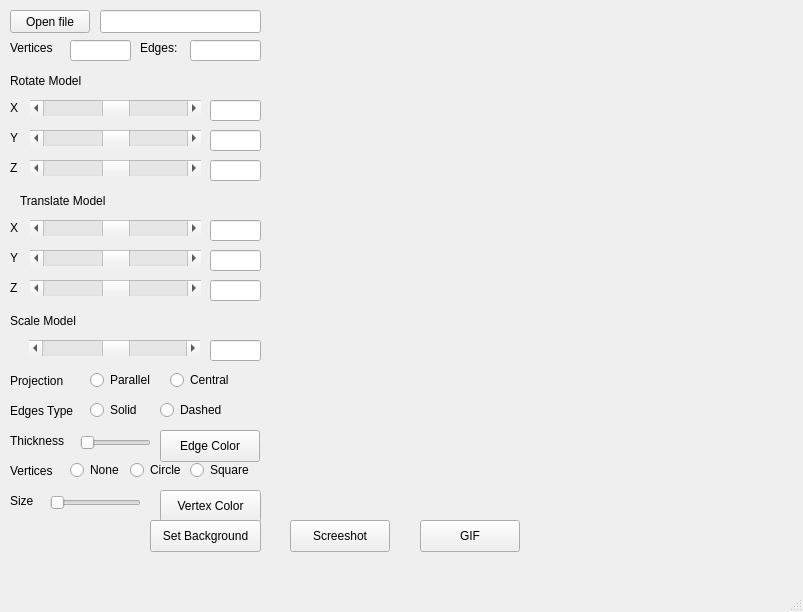
<?xml version="1.0" encoding="UTF-8"?>
<ui version="4.0">
 <class>MainWindow</class>
 <widget class="QMainWindow" name="MainWindow">
  <property name="geometry">
   <rect>
    <x>0</x>
    <y>0</y>
    <width>803</width>
    <height>612</height>
   </rect>
  </property>
  <property name="windowTitle">
   <string>3D Viewer</string>
  </property>
  <widget class="QWidget" name="centralwidget">
   <widget class="GLWidget" name="glwidget" native="true">
    <property name="geometry">
     <rect>
      <x>270</x>
      <y>10</y>
      <width>520</width>
      <height>480</height>
     </rect>
    </property>
   </widget>
   <widget class="QPushButton" name="openFileButton">
    <property name="geometry">
     <rect>
      <x>10</x>
      <y>10</y>
      <width>80</width>
      <height>23</height>
     </rect>
    </property>
    <property name="text">
     <string>Open file</string>
    </property>
   </widget>
   <widget class="QLineEdit" name="fileNameLineEdit">
    <property name="geometry">
     <rect>
      <x>100</x>
      <y>10</y>
      <width>161</width>
      <height>23</height>
     </rect>
    </property>
   </widget>
   <widget class="QLabel" name="rotateLabel">
    <property name="geometry">
     <rect>
      <x>10</x>
      <y>70</y>
      <width>241</width>
      <height>21</height>
     </rect>
    </property>
    <property name="text">
     <string>Rotate Model</string>
    </property>
   </widget>
   <widget class="QLabel" name="rotateXLabel">
    <property name="geometry">
     <rect>
      <x>10</x>
      <y>100</y>
      <width>21</width>
      <height>16</height>
     </rect>
    </property>
    <property name="text">
     <string>X</string>
    </property>
   </widget>
   <widget class="QLabel" name="rotateYLabel">
    <property name="geometry">
     <rect>
      <x>10</x>
      <y>130</y>
      <width>21</width>
      <height>16</height>
     </rect>
    </property>
    <property name="text">
     <string>Y</string>
    </property>
   </widget>
   <widget class="QLabel" name="rotateZLabel">
    <property name="geometry">
     <rect>
      <x>10</x>
      <y>160</y>
      <width>21</width>
      <height>16</height>
     </rect>
    </property>
    <property name="text">
     <string>Z</string>
    </property>
   </widget>
   <widget class="QScrollBar" name="rotateXScrollBar">
    <property name="geometry">
     <rect>
      <x>30</x>
      <y>100</y>
      <width>171</width>
      <height>16</height>
     </rect>
    </property>
    <property name="minimumSize">
     <size>
      <width>171</width>
      <height>0</height>
     </size>
    </property>
    <property name="minimum">
     <number>-360</number>
    </property>
    <property name="maximum">
     <number>360</number>
    </property>
    <property name="orientation">
     <enum>Qt::Horizontal</enum>
    </property>
   </widget>
   <widget class="QScrollBar" name="rotateYScrollBar">
    <property name="geometry">
     <rect>
      <x>30</x>
      <y>130</y>
      <width>171</width>
      <height>16</height>
     </rect>
    </property>
    <property name="minimum">
     <number>-360</number>
    </property>
    <property name="maximum">
     <number>360</number>
    </property>
    <property name="orientation">
     <enum>Qt::Horizontal</enum>
    </property>
   </widget>
   <widget class="QScrollBar" name="rotateZScrollBar">
    <property name="geometry">
     <rect>
      <x>30</x>
      <y>160</y>
      <width>171</width>
      <height>16</height>
     </rect>
    </property>
    <property name="minimum">
     <number>-360</number>
    </property>
    <property name="maximum">
     <number>360</number>
    </property>
    <property name="orientation">
     <enum>Qt::Horizontal</enum>
    </property>
   </widget>
   <widget class="QLineEdit" name="rotateXLineEdit">
    <property name="geometry">
     <rect>
      <x>210</x>
      <y>100</y>
      <width>51</width>
      <height>21</height>
     </rect>
    </property>
   </widget>
   <widget class="QLineEdit" name="rotateZLineEdit">
    <property name="geometry">
     <rect>
      <x>210</x>
      <y>160</y>
      <width>51</width>
      <height>21</height>
     </rect>
    </property>
   </widget>
   <widget class="QLineEdit" name="rotateYLineEdit">
    <property name="geometry">
     <rect>
      <x>210</x>
      <y>130</y>
      <width>51</width>
      <height>21</height>
     </rect>
    </property>
   </widget>
   <widget class="QLabel" name="translateLabel">
    <property name="geometry">
     <rect>
      <x>20</x>
      <y>190</y>
      <width>241</width>
      <height>21</height>
     </rect>
    </property>
    <property name="text">
     <string>Translate Model</string>
    </property>
   </widget>
   <widget class="QLabel" name="translateXLabel">
    <property name="geometry">
     <rect>
      <x>10</x>
      <y>220</y>
      <width>21</width>
      <height>16</height>
     </rect>
    </property>
    <property name="text">
     <string>X</string>
    </property>
   </widget>
   <widget class="QLabel" name="translateYLabel">
    <property name="geometry">
     <rect>
      <x>10</x>
      <y>250</y>
      <width>21</width>
      <height>16</height>
     </rect>
    </property>
    <property name="text">
     <string>Y</string>
    </property>
   </widget>
   <widget class="QLabel" name="translateZLabel">
    <property name="geometry">
     <rect>
      <x>10</x>
      <y>280</y>
      <width>21</width>
      <height>16</height>
     </rect>
    </property>
    <property name="text">
     <string>Z</string>
    </property>
   </widget>
   <widget class="QScrollBar" name="translateXScrollBar">
    <property name="geometry">
     <rect>
      <x>30</x>
      <y>220</y>
      <width>171</width>
      <height>16</height>
     </rect>
    </property>
    <property name="minimumSize">
     <size>
      <width>171</width>
      <height>0</height>
     </size>
    </property>
    <property name="minimum">
     <number>-100</number>
    </property>
    <property name="maximum">
     <number>100</number>
    </property>
    <property name="orientation">
     <enum>Qt::Horizontal</enum>
    </property>
   </widget>
   <widget class="QScrollBar" name="translateYScrollBar">
    <property name="geometry">
     <rect>
      <x>30</x>
      <y>250</y>
      <width>171</width>
      <height>16</height>
     </rect>
    </property>
    <property name="minimum">
     <number>-100</number>
    </property>
    <property name="maximum">
     <number>100</number>
    </property>
    <property name="orientation">
     <enum>Qt::Horizontal</enum>
    </property>
   </widget>
   <widget class="QScrollBar" name="translateZScrollBar">
    <property name="geometry">
     <rect>
      <x>30</x>
      <y>280</y>
      <width>171</width>
      <height>16</height>
     </rect>
    </property>
    <property name="minimum">
     <number>-100</number>
    </property>
    <property name="maximum">
     <number>100</number>
    </property>
    <property name="orientation">
     <enum>Qt::Horizontal</enum>
    </property>
   </widget>
   <widget class="QLineEdit" name="translateXLineEdit">
    <property name="geometry">
     <rect>
      <x>210</x>
      <y>220</y>
      <width>51</width>
      <height>21</height>
     </rect>
    </property>
   </widget>
   <widget class="QLineEdit" name="translateYLineEdit">
    <property name="geometry">
     <rect>
      <x>210</x>
      <y>250</y>
      <width>51</width>
      <height>21</height>
     </rect>
    </property>
   </widget>
   <widget class="QLineEdit" name="translateZLineEdit">
    <property name="geometry">
     <rect>
      <x>210</x>
      <y>280</y>
      <width>51</width>
      <height>21</height>
     </rect>
    </property>
   </widget>
   <widget class="QLabel" name="scaleLabel">
    <property name="geometry">
     <rect>
      <x>10</x>
      <y>310</y>
      <width>241</width>
      <height>21</height>
     </rect>
    </property>
    <property name="text">
     <string>Scale Model</string>
    </property>
   </widget>
   <widget class="QScrollBar" name="scaleScrollBar">
    <property name="geometry">
     <rect>
      <x>29</x>
      <y>340</y>
      <width>171</width>
      <height>16</height>
     </rect>
    </property>
    <property name="minimum">
     <number>-50</number>
    </property>
    <property name="maximum">
     <number>50</number>
    </property>
    <property name="singleStep">
     <number>1</number>
    </property>
    <property name="value">
     <number>1</number>
    </property>
    <property name="sliderPosition">
     <number>1</number>
    </property>
    <property name="orientation">
     <enum>Qt::Horizontal</enum>
    </property>
   </widget>
   <widget class="QLineEdit" name="scaleLineEdit">
    <property name="geometry">
     <rect>
      <x>210</x>
      <y>340</y>
      <width>51</width>
      <height>21</height>
     </rect>
    </property>
   </widget>
   <widget class="QLabel" name="verticesLabel">
    <property name="geometry">
     <rect>
      <x>10</x>
      <y>40</y>
      <width>57</width>
      <height>15</height>
     </rect>
    </property>
    <property name="text">
     <string>Vertices</string>
    </property>
   </widget>
   <widget class="QLabel" name="edgesLabel">
    <property name="geometry">
     <rect>
      <x>140</x>
      <y>40</y>
      <width>57</width>
      <height>15</height>
     </rect>
    </property>
    <property name="text">
     <string>Edges:</string>
    </property>
   </widget>
   <widget class="QLineEdit" name="verticesLineEdit">
    <property name="geometry">
     <rect>
      <x>70</x>
      <y>40</y>
      <width>61</width>
      <height>21</height>
     </rect>
    </property>
   </widget>
   <widget class="QLineEdit" name="edgesLineEdit">
    <property name="geometry">
     <rect>
      <x>190</x>
      <y>40</y>
      <width>71</width>
      <height>21</height>
     </rect>
    </property>
   </widget>
   <widget class="QLabel" name="projectionLabel">
    <property name="geometry">
     <rect>
      <x>10</x>
      <y>370</y>
      <width>71</width>
      <height>21</height>
     </rect>
    </property>
    <property name="text">
     <string>Projection</string>
    </property>
   </widget>
   <widget class="QRadioButton" name="parallelRadioButton">
    <property name="geometry">
     <rect>
      <x>90</x>
      <y>370</y>
      <width>81</width>
      <height>20</height>
     </rect>
    </property>
    <property name="text">
     <string>Parallel</string>
    </property>
    <attribute name="buttonGroup">
     <string notr="true">buttonGroup</string>
    </attribute>
   </widget>
   <widget class="QRadioButton" name="centralRadioButton">
    <property name="geometry">
     <rect>
      <x>170</x>
      <y>370</y>
      <width>99</width>
      <height>20</height>
     </rect>
    </property>
    <property name="text">
     <string>Central</string>
    </property>
    <attribute name="buttonGroup">
     <string notr="true">buttonGroup</string>
    </attribute>
   </widget>
   <widget class="QLabel" name="edgeTypeLabel">
    <property name="geometry">
     <rect>
      <x>10</x>
      <y>400</y>
      <width>71</width>
      <height>21</height>
     </rect>
    </property>
    <property name="text">
     <string>Edges Type</string>
    </property>
   </widget>
   <widget class="QRadioButton" name="solidRadioButton">
    <property name="geometry">
     <rect>
      <x>90</x>
      <y>400</y>
      <width>71</width>
      <height>20</height>
     </rect>
    </property>
    <property name="text">
     <string>Solid</string>
    </property>
    <attribute name="buttonGroup">
     <string notr="true">buttonGroup_2</string>
    </attribute>
   </widget>
   <widget class="QRadioButton" name="dashedRadioButton">
    <property name="geometry">
     <rect>
      <x>160</x>
      <y>400</y>
      <width>99</width>
      <height>20</height>
     </rect>
    </property>
    <property name="text">
     <string>Dashed</string>
    </property>
    <attribute name="buttonGroup">
     <string notr="true">buttonGroup_2</string>
    </attribute>
   </widget>
   <widget class="QLabel" name="thicknessLabel">
    <property name="geometry">
     <rect>
      <x>10</x>
      <y>430</y>
      <width>71</width>
      <height>21</height>
     </rect>
    </property>
    <property name="text">
     <string>Thickness</string>
    </property>
   </widget>
   <widget class="QSlider" name="thicknesslSlider">
    <property name="geometry">
     <rect>
      <x>80</x>
      <y>430</y>
      <width>71</width>
      <height>25</height>
     </rect>
    </property>
    <property name="orientation">
     <enum>Qt::Horizontal</enum>
    </property>
   </widget>
   <widget class="QPushButton" name="edgeColorButton">
    <property name="geometry">
     <rect>
      <x>160</x>
      <y>430</y>
      <width>100</width>
      <height>32</height>
     </rect>
    </property>
    <property name="text">
     <string>Edge Color</string>
    </property>
   </widget>
   <widget class="QLabel" name="verticesTypeLabel">
    <property name="geometry">
     <rect>
      <x>10</x>
      <y>460</y>
      <width>71</width>
      <height>21</height>
     </rect>
    </property>
    <property name="text">
     <string>Vertices</string>
    </property>
   </widget>
   <widget class="QRadioButton" name="noneRadioButton">
    <property name="geometry">
     <rect>
      <x>70</x>
      <y>460</y>
      <width>61</width>
      <height>20</height>
     </rect>
    </property>
    <property name="text">
     <string>None</string>
    </property>
    <attribute name="buttonGroup">
     <string notr="true">buttonGroup_3</string>
    </attribute>
   </widget>
   <widget class="QRadioButton" name="circleRadioButton">
    <property name="geometry">
     <rect>
      <x>130</x>
      <y>460</y>
      <width>61</width>
      <height>20</height>
     </rect>
    </property>
    <property name="text">
     <string>Circle</string>
    </property>
    <attribute name="buttonGroup">
     <string notr="true">buttonGroup_3</string>
    </attribute>
   </widget>
   <widget class="QRadioButton" name="circleRadioButton_2">
    <property name="geometry">
     <rect>
      <x>190</x>
      <y>460</y>
      <width>71</width>
      <height>20</height>
     </rect>
    </property>
    <property name="text">
     <string>Square</string>
    </property>
    <attribute name="buttonGroup">
     <string notr="true">buttonGroup_3</string>
    </attribute>
   </widget>
   <widget class="QLabel" name="sizeLabel">
    <property name="geometry">
     <rect>
      <x>10</x>
      <y>490</y>
      <width>31</width>
      <height>21</height>
     </rect>
    </property>
    <property name="text">
     <string>Size</string>
    </property>
   </widget>
   <widget class="QSlider" name="sizelSlider">
    <property name="geometry">
     <rect>
      <x>50</x>
      <y>490</y>
      <width>91</width>
      <height>25</height>
     </rect>
    </property>
    <property name="orientation">
     <enum>Qt::Horizontal</enum>
    </property>
   </widget>
   <widget class="QPushButton" name="verticesColorButton">
    <property name="geometry">
     <rect>
      <x>160</x>
      <y>490</y>
      <width>101</width>
      <height>32</height>
     </rect>
    </property>
    <property name="text">
     <string>Vertex Color</string>
    </property>
   </widget>
   <widget class="QPushButton" name="backgroundButton">
    <property name="geometry">
     <rect>
      <x>150</x>
      <y>520</y>
      <width>111</width>
      <height>32</height>
     </rect>
    </property>
    <property name="text">
     <string>Set Background</string>
    </property>
   </widget>
   <widget class="QPushButton" name="screenButton">
    <property name="geometry">
     <rect>
      <x>290</x>
      <y>520</y>
      <width>100</width>
      <height>32</height>
     </rect>
    </property>
    <property name="text">
     <string>Screeshot</string>
    </property>
   </widget>
   <widget class="QPushButton" name="gifButton">
    <property name="geometry">
     <rect>
      <x>420</x>
      <y>520</y>
      <width>100</width>
      <height>32</height>
     </rect>
    </property>
    <property name="text">
     <string>GIF</string>
    </property>
   </widget>
  </widget>
  <widget class="QMenuBar" name="menubar">
   <property name="geometry">
    <rect>
     <x>0</x>
     <y>0</y>
     <width>803</width>
     <height>20</height>
    </rect>
   </property>
  </widget>
  <widget class="QStatusBar" name="statusbar"/>
 </widget>
 <customwidgets>
  <customwidget>
   <class>GLWidget</class>
   <extends>QWidget</extends>
   <header>glwidget.h</header>
   <container>1</container>
  </customwidget>
 </customwidgets>
 <resources/>
 <connections/>
 <buttongroups>
  <buttongroup name="buttonGroup"/>
  <buttongroup name="buttonGroup_2"/>
  <buttongroup name="buttonGroup_3"/>
 </buttongroups>
</ui>
